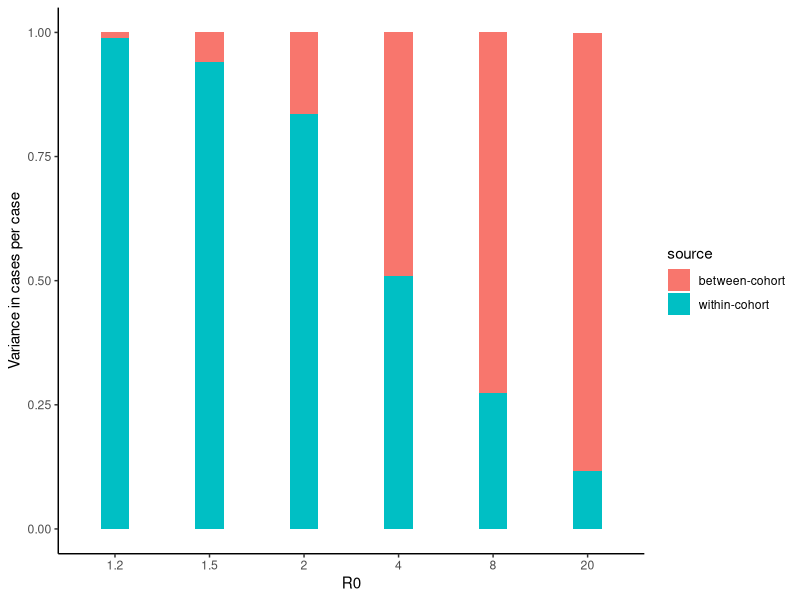

Write R code to recreate this figure.
library(ggplot2)
library(dplyr)
library(tidyr)
vrc <- read.csv("outputs/conjectureData.csv")
pdf("outputs/varPart.pdf", width = 5, height = 3)
vrc |> mutate("within-cohort" = varWithin, "between-cohort" = varBetween) |>
  pivot_longer(cols = c("within-cohort", "between-cohort"), values_to = "Variance", names_to = "source") |>
  ggplot(aes(as.factor(R0), Variance, fill = source))+
  geom_col(position = "stack", width = 0.3)+
  theme_classic() +
  labs(color = "source of variation", x = "R0", y = "Variance in cases per case")
dev.off()
